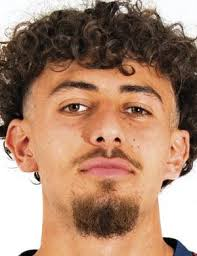
#> input picture OpenCV/Alistirmalar/image_video/fakili.jpg, 197 x 256 px, given in place of the camera
$ python face_feature.py
#> lines starting #> are read from the running program, lines starting #| are printed output that depends on the picture; after the words box and inside, x2 and y2 are one past the last pixel; in counts of white or black regions, pixels touching at a corner belong together
import cv2
import numpy as np

def findMaxContour(contours):
    # Gelen tüm konturlar içinde en büyük alanlı konturu seç
    # Böylece maskenin içindeki küçük lekeler değil, en büyük yüz bölgesi kullanılır.
    if not contours:
        return None

    max_contour = None
    max_area = 0

    for contour in contours:
        area = cv2.contourArea(contour)
        if area > max_area:
            max_area = area
            max_contour = contour

    return max_contour


cap = cv2.VideoCapture(0)


while True:
    ret, frame = cap.read()
#> frame is the input picture: shape (256, 197, 3); mean B, G, R 112.3, 134.5, 170.4
    if not ret:
        break

    frame = cv2.flip(frame, 1)

    height, width = frame.shape[:2]
#> height = 256; width = 197
    rect_w = int(width * 0.4)
#> rect_w = 78
    rect_h = int(height * 0.65)
#> rect_h = 166
    x1 = (width - rect_w) // 2
#> x1 = 59
    y1 = (height - rect_h) // 2
#> y1 = 45
    x2 = x1 + rect_w
#> x2 = 137
    y2 = y1 + rect_h
#> y2 = 211

    roi = frame[y1:y2, x1:x2]

    cv2.rectangle(frame, (x1, y1), (x2, y2), (0, 255, 0), 2)  # ROI'yu çerçevele
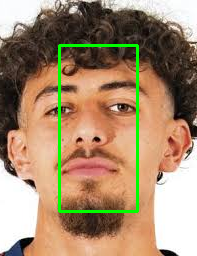
#> frame: shape (256, 197, 3); mean B, G, R 110, 138.7, 165.9
    roi_blur = cv2.GaussianBlur(roi, (5, 5), 0)  # yüz maskesi için gürültüyü azalt
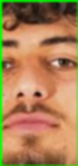
#> roi_blur: shape (166, 78, 3); mean B, G, R 86.3, 129.5, 172.2
#> roi: shape (166, 78, 3); mean B, G, R 85.7, 130.4, 171.1
    ycrcb = cv2.cvtColor(roi_blur, cv2.COLOR_BGR2YCrCb)  # HSV yerine YCrCb ile daha güvenli ten rengi tespiti
#> ycrcb: shape (166, 78, 3); mean of channels 0, 1, 2 137.3, 152.9, 99.2

    # Bu aralık yüzün koyu ve aydınlık tonları için genişleyebilecek Cr/Cb değerleri içerir.
    # Y kanalı 0-255 arasında olduğu için sadece Cr/Cb'ye odaklandık.
    lower_skin = np.array([0, 133, 77], dtype=np.uint8)
    upper_skin = np.array([255, 173, 127], dtype=np.uint8)

    mask = cv2.inRange(ycrcb, lower_skin, upper_skin)  # YCrCb uzayında ten rengi maskesi oluştur
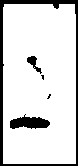
#> mask: shape (166, 78); 86% white; 5 black regions (2 under 20 px), largest, box (x1, y1, x2, y2) and area: (0, 0, 78, 166) 1307, (10, 114, 50, 129) 381, (27, 56, 42, 74) 102
    kernel = cv2.getStructuringElement(cv2.MORPH_ELLIPSE, (5, 5))
    mask = cv2.morphologyEx(mask, cv2.MORPH_OPEN, kernel, iterations=1)  # küçük gürültü lekelerini sil
#> mask: shape (166, 78); 85.9% white; 4 black regions (1 under 20 px), largest, box (x1, y1, x2, y2) and area: (0, 0, 78, 166) 1319, (10, 114, 50, 129) 385, (27, 56, 44, 80) 117
    mask = cv2.morphologyEx(mask, cv2.MORPH_CLOSE, kernel, iterations=1)  # maskeyi düzgün bir yüz bölgesine kapat
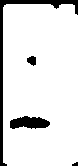
#> mask: shape (166, 78); 89.7% white; 4 black regions (1 under 20 px)

    contours, _ = cv2.findContours(mask, cv2.RETR_TREE, cv2.CHAIN_APPROX_SIMPLE)  # kontur bul
#> contours = 3 contours; box (x1, y1, x2, y2) and area: (3, 4, 78, 166) 11824, (9, 115, 51, 130) 424, (26, 55, 37, 67) 80

    if len(contours) > 0:
        c = findMaxContour(contours)  # en büyük ve en anlamlı konturu al
#> the loop in findMaxContour, `for contour in contours:` made 3 passes
#> (area, max_area) on pass 1: (11824.5, 11824.5)
#> area on passes 2 to 3: 424, 80
#> after the loop in findMaxContour, `for contour in contours:`: max_area = 11824.5; max_contour = contour of 40 points, box (x1, y1, x2, y2) (3, 4, 78, 166), area 11824
#> c has the same summary as max_contour in findMaxContour
        if c is not None and len(c) >= 5:
            # Konturdan direkt noktayı almak yerine convex hull kullanmak
            # yanlış iç boşlukları veya garip kontur hatalarını azaltır.
            hull = cv2.convexHull(c)
#> hull = contour of 10 points, box (x1, y1, x2, y2) (3, 4, 78, 166), area 11874
            extL = tuple(hull[hull[:, :, 0].argmin()][0])  # en sol noktayı al
#> extL = (3, 162)
            extR = tuple(hull[hull[:, :, 0].argmax()][0])  # en sağ noktayı al
#> extR = (77, 15)
            extT = tuple(hull[hull[:, :, 1].argmin()][0])  # en üst noktayı al
#> extT = (72, 4)
            extB = tuple(hull[hull[:, :, 1].argmax()][0])  # en alt noktayı al
#> extB = (71, 165)

            cv2.circle(roi, extL, 8, (0, 0, 255), -1)  # en sol noktayı işaretle
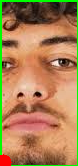
#> roi: shape (166, 78, 3); mean B, G, R 85.3, 129.2, 172.4
            cv2.circle(roi, extR, 8, (0, 0, 255), -1)  # en sağ noktayı işaretle
            cv2.circle(roi, extT, 8, (0, 0, 255), -1)  # en üst noktayı işaretle
            cv2.circle(roi, extB, 8, (0, 0, 255), -1)  # en alt noktayı işaretle

            cv2.line(roi, extL, extR, (255, 0, 0), 2)  # en sol ve en sağ noktayı birleştir
            cv2.line(roi, extT, extB, (255, 0, 0), 2)  # en üst ve en alt noktayı birleştir
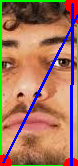
#> roi: shape (166, 78, 3); mean B, G, R 95.4, 118, 162.5

    cv2.imshow("Mask", mask)
    cv2.imshow("Video", frame)
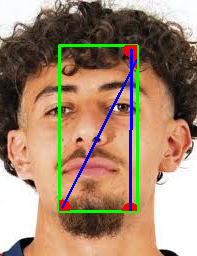
#> window 'Video': shape (256, 197, 3); mean B, G, R 112.4, 135.6, 163.7
    cv2.imshow("ROI", roi)

    if cv2.waitKey(1) & 0xFF == ord('q'):
#> (key q is pressed here)
        break

cap.release()
cv2.destroyAllWindows()

$ run again, on OpenCV/Alistirmalar/image_video/images.jpg
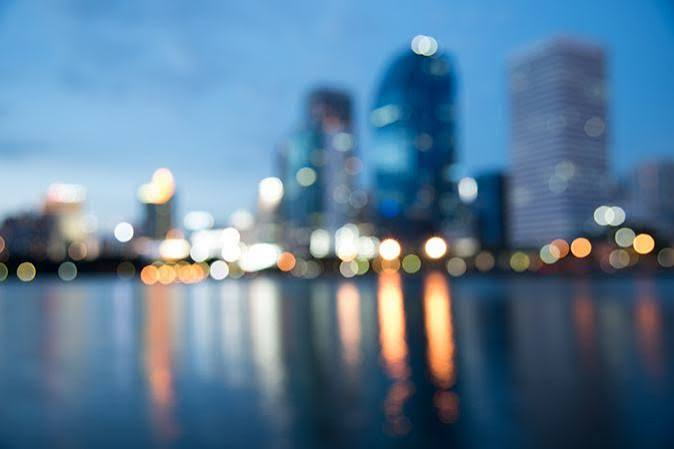
#> input picture OpenCV/Alistirmalar/image_video/images.jpg, 674 x 449 px, given in place of the camera
#> frame is the input picture: shape (449, 674, 3); mean B, G, R 150.5, 123.8, 91.5
#> ycrcb: shape (291, 269, 3); mean of channels 0, 1, 2 132.5, 113.2, 138
#> `mask = cv2.morphologyEx(mask, cv2.MORPH_CLOSE, kernel, iterations=1)`:
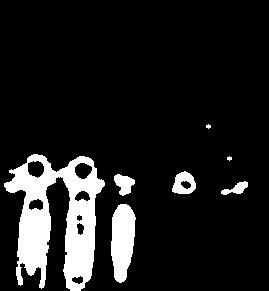
#> mask: shape (291, 269); 11.7% white; 7 white regions (2 under 20 px)
#> contours = 15 contours, 2 with area under 20; largest, box (x1, y1, x2, y2) and area: (4, 154, 105, 291) 7236, (111, 204, 136, 283) 1398, (172, 171, 196, 194) 382, (114, 174, 135, 196) 254, (27, 160, 45, 179) 234
#> the loop in findMaxContour, `for contour in contours:` made 15 passes
#> (area, max_area) on passes 1, 7: (1398, 1398), (7236, 7236)
#> after the loop in findMaxContour, `for contour in contours:`: max_area = 7236; max_contour = contour of 335 points, box (x1, y1, x2, y2) (4, 154, 105, 291), area 7236
#> c has the same summary as max_contour in findMaxContour
#> hull = contour of 22 points, box (x1, y1, x2, y2) (4, 154, 105, 291), area 11338
#> extL = (4, 186)
#> extR = (104, 182)
#> extT = (37, 154)
#> extB = (80, 290)
#> `cv2.imshow("Video", frame)`:
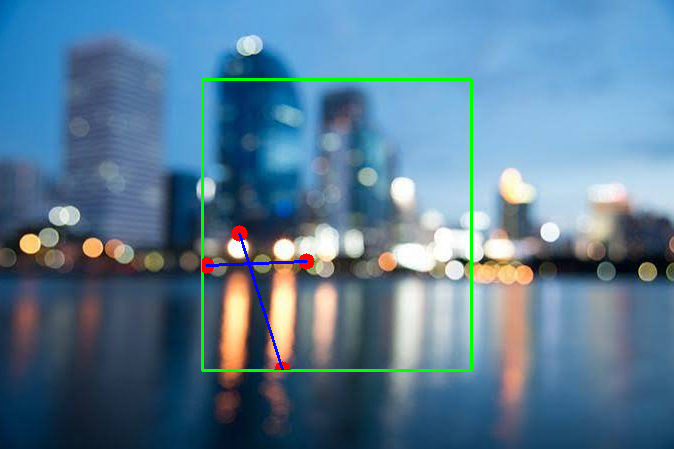
#> window 'Video': shape (449, 674, 3); mean B, G, R 148.8, 124.6, 90.3

$ run again, on OpenCV/Alistirmalar/image_video/pexels-matthardy-2658450.jpg
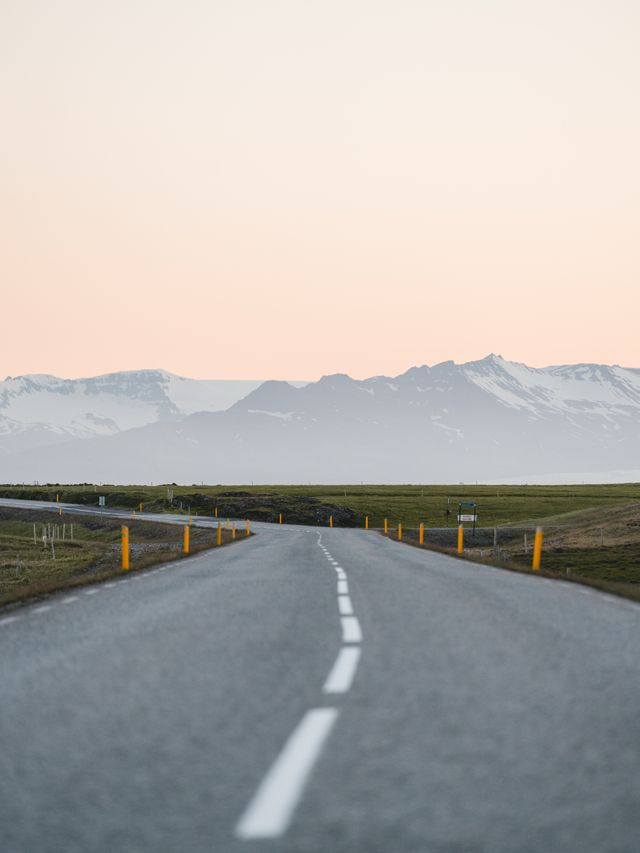
#> input picture OpenCV/Alistirmalar/image_video/pexels-matthardy-2658450.jpg, 640 x 853 px, given in place of the camera
#> frame is the input picture: shape (853, 640, 3); mean B, G, R 172.6, 175.8, 179.1
#> ycrcb: shape (554, 256, 3); mean of channels 0, 1, 2 179.3, 129.1, 124.1
#> `mask = cv2.morphologyEx(mask, cv2.MORPH_CLOSE, kernel, iterations=1)`:
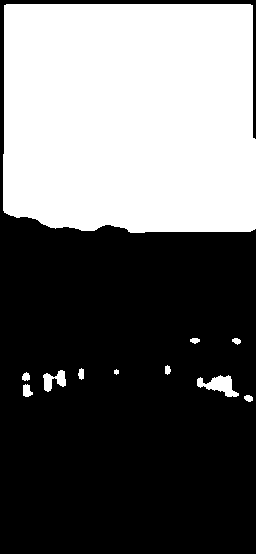
#> mask: shape (554, 256); 40.4% white; 11 white regions
#> contours = 11 contours, 1 with area under 20; largest, box (x1, y1, x2, y2) and area: (3, 4, 256, 233) 55750, (197, 375, 239, 397) 408, (43, 370, 66, 392) 228, (23, 384, 33, 397) 76, (22, 372, 30, 381) 42
#> the loop in findMaxContour, `for contour in contours:` made 11 passes
#> (area, max_area) on passes 1, 2, 3, 11: (36.5, 36.5), (75.5, 75.5), (408, 408), (55750.5, 55750.5)
#> after the loop in findMaxContour, `for contour in contours:`: max_area = 55750.5; max_contour = contour of 87 points, box (x1, y1, x2, y2) (3, 4, 256, 233), area 55750
#> c has the same summary as max_contour in findMaxContour
#> hull = contour of 18 points, box (x1, y1, x2, y2) (3, 4, 256, 233), area 56392
#> extL = (3, 210)
#> extR = (255, 139)
#> extT = (250, 4)
#> extB = (144, 232)
#> `cv2.imshow("Video", frame)`:
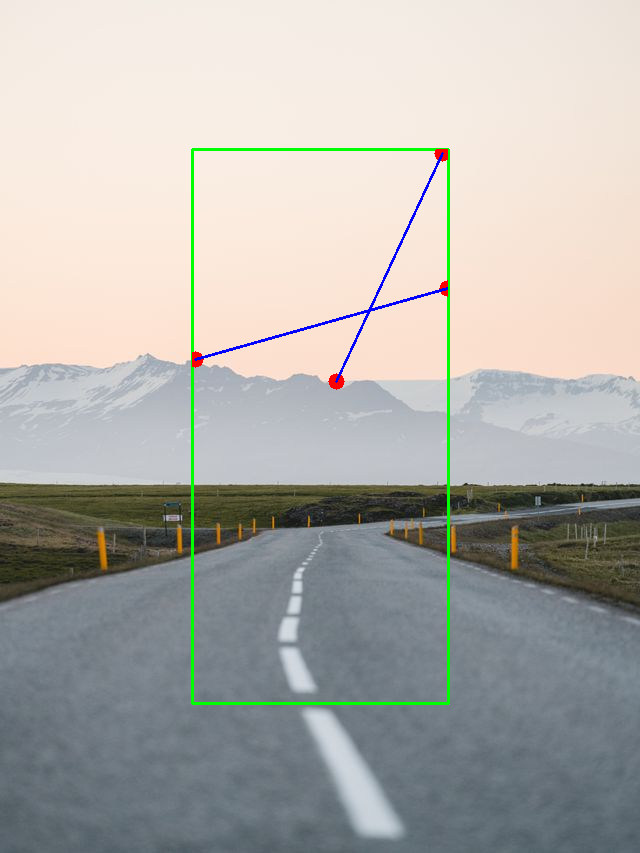
#> window 'Video': shape (853, 640, 3); mean B, G, R 171, 175.7, 176.9

$ run again, on OpenCV/Alistirmalar/image_video/pexels-rickyrecap-3041347.jpg
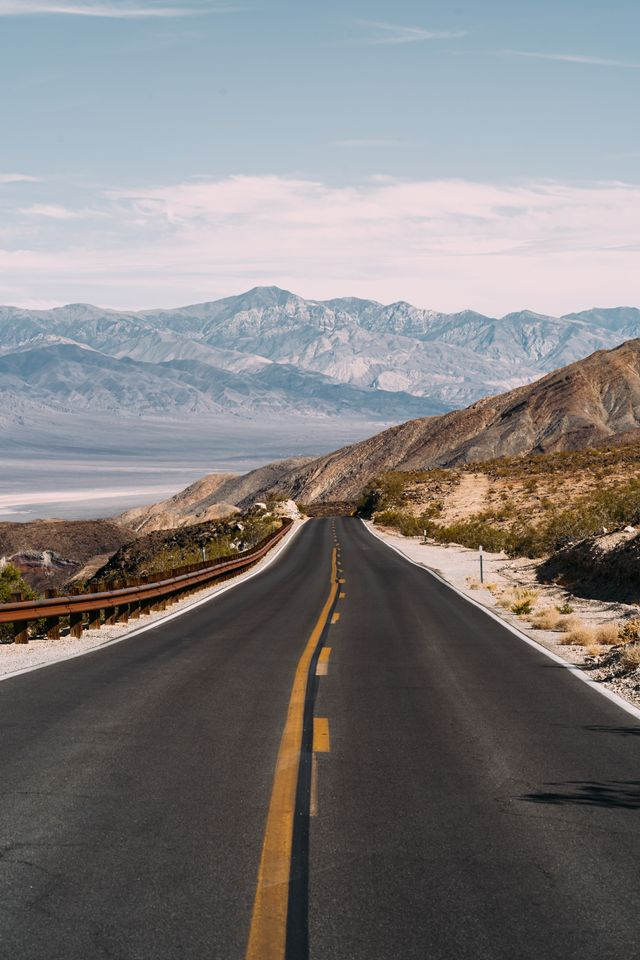
#> input picture OpenCV/Alistirmalar/image_video/pexels-rickyrecap-3041347.jpg, 640 x 960 px, given in place of the camera
#> frame is the input picture: shape (960, 640, 3); mean B, G, R 126.7, 126.2, 128.8
#> ycrcb: shape (624, 256, 3); mean of channels 0, 1, 2 128.4, 130.4, 124.8
#> contours = 19 contours, 1 with area under 20; largest, box (x1, y1, x2, y2) and area: (3, 248, 256, 624) 31656, (4, 16, 161, 88) 3392, (4, 110, 169, 143) 2134, (111, 538, 138, 622) 1101, (168, 16, 253, 43) 1050
#> the loop in findMaxContour, `for contour in contours:` made 19 passes
#> (area, max_area) on passes 1, 2, 5: (51.5, 51.5), (1101, 1101), (31655.5, 31655.5)
#> after the loop in findMaxContour, `for contour in contours:`: max_area = 31655.5; max_contour = contour of 762 points, box (x1, y1, x2, y2) (3, 248, 256, 624), area 31656
#> c has the same summary as max_contour in findMaxContour
#> hull = contour of 19 points, box (x1, y1, x2, y2) (3, 248, 256, 624), area 63984
#> extL = (3, 390)
#> extR = (255, 321)
#> extT = (14, 248)
#> extB = (173, 623)
#> `cv2.imshow("Video", frame)`:
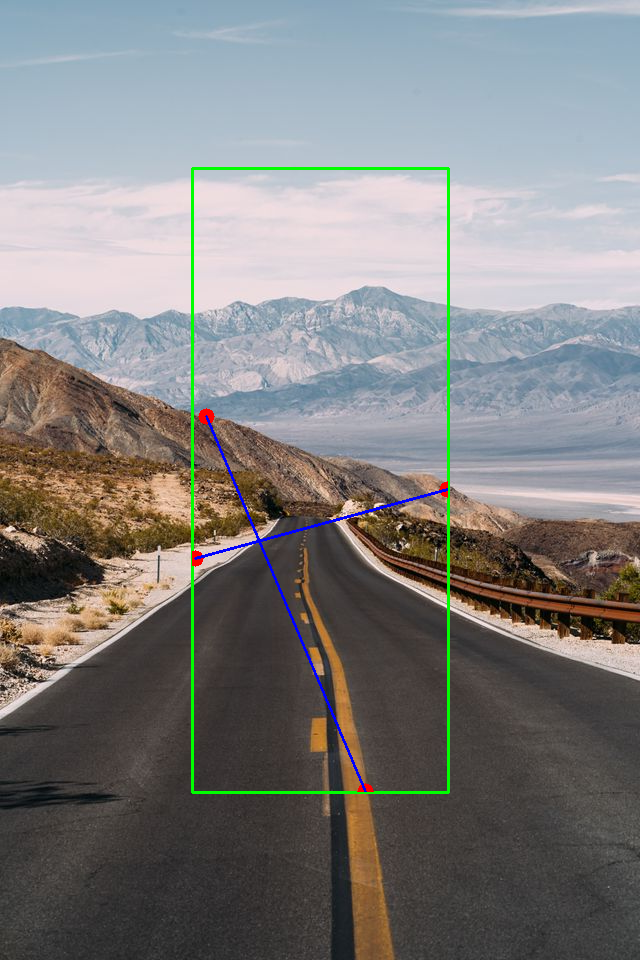
#> window 'Video': shape (960, 640, 3); mean B, G, R 126, 126.9, 127.4
